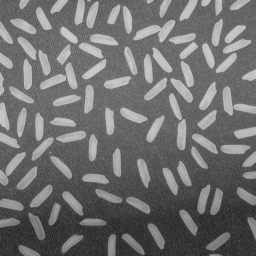
#> input picture test.gif, 256 x 256 px
$ python main.py
#> lines starting #> are read from the running program, lines starting #| are printed output that depends on the picture

## 1 - Importation des bibliothèques


import numpy as np
import matplotlib.pyplot as plt
import scipy.ndimage
import scipy.signal


## 2 - Chargement de l'image


def load(name):
#> called with name = 'test.gif'
    img = scipy.ndimage.imread(name)
#> img is the input picture: shape (256, 256, 3); min 40, max 204, mean 111.2
    img_gray = 0.299*img[:,:,0] + 0.587*img[:,:,1] + 0.114*img[:,:,2]
    return(img_gray)


img_test = load("test.gif")

plt.figure()
plt.title("Image de test")
plt.imshow(img_test, cmap="gray")


## 3 - Filtrage

# 3.1 - Filtrage en dimention 1


def diff(x):
    n = len(x)
    D = np.zeros(n)
    D[0] = 0.5 * x[1]
    D[n-1] = -0.5 * x[n-2]
    for i in range(1,n-2):
        D[i] = 0.5 * (x[i+1]-x[i-1])
    return(D)


def applyFilter(h,x): # h est un tuple (h_vecteur, h_indice_0)
    h_vect = h[0]
    h_ind = h[1]
    x_prime = np.concatenate((np.zeros(h_ind),x))
    return(np.convolve(x_prime, h_vect, "same")[h_ind:]) # On recupère la convolution qu'a partir de h_ind pour recevoir un array de la meme taille que x (et pas x_prime). Ceci a pour effet d'éliminer les 0 présents au début de la convolution (information inutile)


def smooth(x):
    h = np.absolute(np.sin(np.linspace(0, np.pi , 81)))
    somme = 0
    for n in range(0,len(h)):
        somme += h[n]
    h = h/somme
    return(applyFilter((h,41), x))


##############

sig1Da = np.zeros((1000));

sig1Da[190:200] = np.sin(np.linspace(-np.pi/2, np.pi/2 , 10))/2 + 1/2;
sig1Da[200:600] = 1;
sig1Da[600:800] = -1;
sig1Da[600:620] = np.sin(np.linspace(np.pi/2, -np.pi/2, 20))
sig1Da[800:830] = np.sin(np.linspace(-np.pi/2, np.pi/2, 30))/2 - 1/2

noise = np.random.randn((1000))

sig1Db = sig1Da + noise/4

###############

### Test fonction diff
diffa = diff(sig1Da)
diffb = diff(sig1Db)
###

### Test fonction applyFilter
h = ([0.5, 0, -0.5], 1)
applya = applyFilter(h, sig1Da)
applyb = applyFilter(h, sig1Db)
###

### Test fonction smooth
smootha = smooth(sig1Da)
smoothb = smooth(sig1Db)
###


### Affichages permettant de tester les fonctions diff, applyFilter et smooth

plt.figure()
plt.title("Affichage de sig1Da, applya et diffa")
plt.plot(sig1Da)
plt.plot(applya)
plt.plot(diffa) # applya et diffa se superposent (fonctionnement attendu)

plt.figure()
plt.title("Affichage de sig1Db, smoothb et sig1Da")
plt.plot(sig1Db)
plt.plot(smoothb) # La fonction smooth a pour effet de lisser le signal bruité sig1Db pour se rapprocher du signal d'origine sig1Da
plt.plot(sig1Da)

plt.figure()
plt.title("Affichage de diffb, diff(smoothb) et diffa")
plt.plot(diffb)
plt.plot(diff(smoothb)) # Le résultat de diff(smoothb) est beaucoup plus exploitable que celui de diffb
plt.plot(diffa)

###


###############


class Filter1D: #Classe filter1D
    def apply(self, signal):
        return
    def ir (self):
        return


class derivator(Filter1D): #Herite de la classe filter1D
    def apply(self, signal):
        return diff(signal)
    def ir(self):
        h_vect = [(0.5) , 0 , (-0.5)]
        return((h_vect, 1))


class filter1D_ir(Filter1D):
    def __init__(self, h) :
        self.h_vect = h[0]
        self.h_ind = h[1]
    def apply(self, signal):
        h = (self.h_vect, self.h_ind)
        return(applyFilter(h, signal))
    def ir(self):
        return((self.h_vect, self.h_ind))


# 3.2 - Filtrage en dimention 2


class raisedcosine:
    def __init__(self, width):
        self.width = width
        k = np.linspace(-self.width, self.width, 2*self.width + 1)
        self.h_vect = 0.5 * (1 + np.cos(np.pi*k/self.width))
    def apply(self, signal):
        return(applyFilter((self.h_vect, self.width), signal))
    def ir(self):
        return((self.h_vect, self.width))


def applyFilter2D(h, signal):
    h_vect = h[0]
    h_ind = h[1]
    size = np.shape(signal)
    signal_prime = np.zeros((size[0]+h_ind[0], size[1]+h_ind[1]))
    signal_prime[-size[0]:, -size[1]:] = signal
    return(scipy.signal.convolve2d(signal_prime, h_vect, mode="same")[h_ind[0]:, h_ind[1]:])


class filter2D_ir:
    def __init__(self, h):
        self.h = h
    def apply(self, signal):
        return(applyFilter2D(self.h, signal))
    def ir(self):
        return(self.h)


class separable_filter :
    def __init__(self, f1, f2):
        self.f1 = f1
        self.f2 = f2
    def apply (self, signal):
        size = np.shape(signal)
        conv = np.zeros((size[0], size[1]))
        for k in range(size[1]):
            conv[:,k] = self.f1.apply(signal[:,k])
        for k in range(size[0]):
            conv[k,:] = self.f2.apply(conv[k,:])
        return(conv)
    def ir(self):
        h1 = self.f1.ir()
        h2 = self.f2.ir()
        k = np.shape(h1[0])[0]
        l = np.shape(h2[0])[0]
        h = np.zeros((k,l))
        for i in range(k):
            for j in range(l):
                h[i,j] = h1[0][j]*h2[0][i]
        return((h, (h1[1], h2[1])))


# 3.3 - Filtres pour la détection de contour


m = filter1D_ir(([1,2,1],1))
d = filter1D_ir(([1,0,-1],1))

sobel_filter_x = separable_filter(d,m)
sobel_filter_y = separable_filter(m,d)

plt.figure()
plt.title("Filtre de Sobel selon l'axe X")
plt.imshow(sobel_filter_x.apply(img_test), cmap="gray")

plt.figure()
plt.title("Filtre de Sobel selon l'axe Y")
plt.imshow(sobel_filter_y.apply(img_test), cmap="gray")


def sobel(signal):
    m = filter1D_ir(([1,2,1],1))
    d = filter1D_ir(([1,0,-1],1))
    sobel_filter_x = separable_filter(d,m)
    sobel_filter_y = separable_filter(m,d)
    sobel_conv_x = sobel_filter_x.apply(signal)
    sobel_conv_y = sobel_filter_y.apply(signal)
    size = signal.shape
    norme = np.zeros(size)
    angle = np.zeros(size)
    for i in range(size[0]):
        for j in range(size[1]):
            norme[i,j] = np.sqrt(sobel_conv_x[i,j]**2 + sobel_conv_y[i,j]**2)
            angle[i,j] = np.arctan2(sobel_conv_y[i,j], sobel_conv_x[i,j])
    return((norme, angle))


sobel_test = sobel(img_test)
#> after the loop in sobel, `for i in range(size[0]):`:
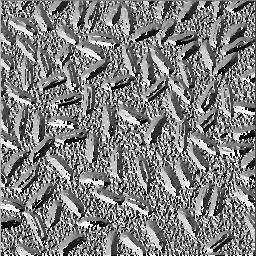
#> angle: shape (256, 256) float64; min -3.14, max 3.14, mean 0.0414; drawn with min black and max white

plt.figure()
plt.title("Norme de la convolution de img_test par le filtre de Sobel")
plt.imshow(sobel_test[0], cmap="gray")

plt.figure()
plt.title("Angle de la convolution de img_test par le filtre de Sobel")
plt.imshow(sobel_test[1], cmap="gray")


## 4 - Méthode de Canny

# 4.1 - Lissage


class gaussian_filter:
    def __init__(self, k, sigma):
        self.k = k
        self.sigma = sigma
        self.h_vect = np.zeros((2*k, 2*k))
        somme = 0
        for n in range(-k,k):
            for m in range(-k,k):
                temp = np.exp(-(n**2 + m**2)/(2 * (sigma**2)))
                somme += temp
                self.h_vect[n+k,m+k] = temp
        self.h_vect = self.h_vect/somme
    def apply(self, signal):
        return(applyFilter2D((self.h_vect, (self.k, self.k)), signal))
    def ir(self):
        return((self.h_vect, (self.k, self.k)))


def smoothing(signal, sigma):
    k = 20 # Valeur de k ?
    gauss_filter = gaussian_filter(k, sigma)
    return(gauss_filter.apply(signal))


plt.figure()
plt.title("Floutage gaussien de img_test pour simga = 5")
plt.imshow(smoothing(img_test, 5), cmap="gray")


# 4.2 - Détection des contours


# Pour discrétiser l'angle du grandient il faut faire des comparaisons pour partager en 8 parties
# ensuite on compare les deux pixels avec le pixel considéré suivant la direction du gradient, s'ils sont plus petits c'est un max local!

def thinning(norme_angle):
    norme = norme_angle[0]
    angle = norme_angle[1]
    size = np.shape(norme)
    norme_thinning = np.copy(norme)
    for i in range (0,size[0]):
        for j in range (0,size[1]):
            #indentation de discrétisation de la direction d'abord la direction
            if((angle[i,j] > 7*np.pi/8 or angle[i,j] < -7*np.pi/8) and i > 0): # angle[i,j] = (-1,0)
                if(norme[i,j] < norme[i-1,j]): # on passe au pixel adjacent pour voir qui est le plus grand
                        norme_thinning[i,j] = 0
            elif((-7*np.pi/8 < angle [i,j] < -5*np.pi/8) and i > 0 and j > 0): # angle[i,j] = (-1,-1)
                if(norme[i,j] < norme[i-1,j-1]):
                        norme_thinning[i,j] = 0
            elif((-5*np.pi/8 < angle [i,j] < -3*np.pi/8) and j > 0): # angle[i,j]= (0,-1)
                if norme[i,j] < norme[i,j-1] :
                        norme_thinning[i,j] = 0
            elif((-3*np.pi/8 < angle [i,j] < -np.pi/8) and i < size[0]-1 and j > 0): # angle[i,j]= (1,-1)
                if(norme[i,j] < norme[i+1,j-1]):
                        norme_thinning[i,j] = 0
            elif((-np.pi/8 < angle [i,j] < np.pi/8) and i < size[0]-1): # angle[i,j]= (1,0)
                if(norme[i,j] < norme[i+1,j]):
                        norme_thinning[i,j] = 0
            elif((np.pi/8 < angle [i,j] < 3*np.pi/8) and i < size[0]-1 and j < size[1]-1): # angle[i,j]= (1,1)
                if(norme[i,j] < norme[i+1,j+1]):
                        norme_thinning[i,j] = 0
            elif((3*np.pi/8 < angle [i,j] < 5*np.pi/8) and j < size[1]-1): # angle[i,j]= (0,1)
                if(norme[i,j] < norme[i,j+1]):
                        norme_thinning[i,j] = 0
            elif((5*np.pi/8 < angle[i,j] < 7*np.pi/8) and i > 0 and j < size[1]-1): # angle[i,j]= (-1,1)
                if(norme[i,j] < norme[i-1,j+1]):
                        norme_thinning[i,j] = 0
    return(norme_thinning)


plt.figure()
plt.title("'Thinning' de la norme de img_test")
plt.imshow(thinning(sobel(img_test)), cmap="gray")


def thresholding(signal, t1, t2):
    norme_thinning = thinning(sobel(signal))
    size = np.shape(signal)
    bords_forts = np.zeros(size)
    bords_faibles = np.zeros(size)
    for i in range(size[0]):
        for j in range(size[1]):
            if(norme_thinning[i,j] > t2):
                bords_forts[i,j] = 2
            elif(t1 < norme_thinning[i,j] < t2):
                bords_faibles[i,j] = 1
    bords = bords_forts + bords_faibles
    return(bords_forts,bords_faibles,bords)


# Paramètres de floutage et de seuil pour les bords faibles et forts
t1 = 90
t2 = 260
sigma = 0.5

img_threshold = thresholding(smoothing(img_test,sigma), t1, t2)
#> after the loop in apply (call 8), `for k in range(size[1]):`:
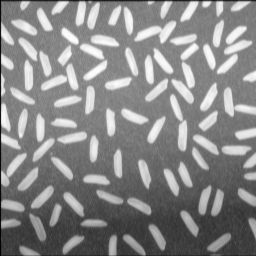
#> conv: shape (256, 256) float64; min 14.14, max 814.9, mean 442; drawn with min black and max white
#> after the loop in apply (call 8), `for k in range(size[0]):`:
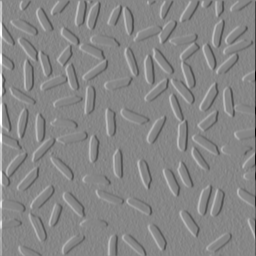
#> conv: shape (256, 256) float64; min -792.6, max 707.3, mean 1.5; drawn with min black and max white
#> after the loop in sobel (call 3), `for i in range(size[0]):`:
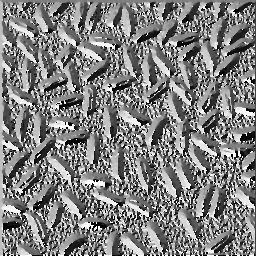
#> angle: shape (256, 256) float64; min -3.14, max 3.14, mean 0.0159; drawn with min black and max white
#> after the loop in thresholding, `for i in range(size[0]):`:
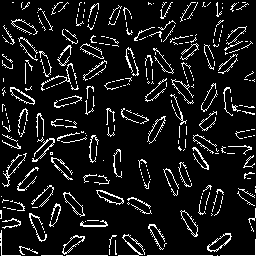
#> bords_faibles: shape (256, 256) float64; values 0 (black) and 1 (white), 9.5% white in thin lines or dots
#> after the loop in thresholding, `for i in range(size[0]):`: bords_forts: shape (256, 256) float64; values 0 (black) and 2 (white), 7.8% white in thin lines or dots

plt.figure()
plt.title("Bords forts de img_test")
plt.imshow(img_threshold[0], cmap="gray")

plt.figure()
plt.title("Bords faibles de img_test")
plt.imshow(img_threshold[1], cmap="gray")

plt.figure()
plt.title("Bords de img_test")
plt.imshow(img_threshold[2], cmap="gray")


# 4.3 - Hystéresis


def hysterisis(bords):
    size = np.shape(bords)
    composantes_connexes = np.zeros(size)
    num_composante = 0
    for i in range(size[0]):
        for j in range(size[1]):
            if(bords[i,j] >= 2 and composantes_connexes[i,j] == 0): # Si on tombe sur un bords fort qui n'appartient à aucune composante connexe connue
                num_composante += 1
                L = [] # Les listes sous python permettent d'implémenter des piles grace aux méthodes L.append(x) et x = L.pop()
                L.append((i,j))
                while(L != []):
                    p = L.pop()
                    composantes_connexes[p[0],p[1]] = num_composante
                    if(p[0] < size[0]-1 and bords[p[0]+1,p[1]] >= 1 and composantes_connexes[p[0]+1,p[1]] != num_composante):
                        L.append((p[0]+1,p[1]))
                    if(p[1] < size[1]-1 and bords[p[0],p[1]+1] >= 1 and composantes_connexes[p[0],p[1]+1] != num_composante):
                        L.append((p[0],p[1]+1))
                    if(p[1] < size[1]-1 and p[0] < size[0]-1 and bords[p[0]+1,p[1]+1] >= 1 and composantes_connexes[p[0]+1,p[1]+1] != num_composante):
                        L.append((p[0]+1,p[1]+1))
                    if(p[0] > 0 and bords[p[0]-1,p[1]] >= 1 and composantes_connexes[p[0]-1,p[1]] != num_composante):
                        L.append((p[0]-1,p[1]))
                    if(p[1] > 0 and bords[p[0],p[1]-1] >= 1 and composantes_connexes[p[0],p[1]-1] != num_composante):
                        L.append((p[0],p[1]-1))
                    if(p[0] > 0 and p[1] > 0 and bords[p[0]-1,p[1]-1] >= 1 and composantes_connexes[p[0]-1,p[1]-1] != num_composante):
                        L.append((p[0]-1,p[1]-1))
                    if(p[0] > 0 and p[1] < size[1]-1 and bords[p[0]-1,p[1]+1] >= 1 and composantes_connexes[p[0]-1,p[1]+1] != num_composante):
                        L.append((p[0]-1,p[1]+1))
                    if(p[0] < size[0]-1 and p[1] > 0 and bords[p[0]+1,p[1]-1] >= 1 and composantes_connexes[p[0]+1,p[1]-1] != num_composante):
                        L.append((p[0]+1,p[1]-1))
    return(composantes_connexes) # Les pixels qui n'appartiennent pas à aucun bord forment la composante connexe numéro 0.


img_hysterisis = hysterisis(img_threshold[2])

plt.figure()
plt.title("Composantes connexes de img_test (numérotées)")
plt.text(np.shape(img_hysterisis)[0]+20, np.shape(img_hysterisis)[1]/2, "Nombre de composantes de l'image : " + str(int(img_hysterisis.max())))
plt.imshow(img_hysterisis)


def enlever_numerotation(composantes_connexes):
    size = np.shape(composantes_connexes)
    for i in range(size[0]):
        for j in range(size[1]):
            if(composantes_connexes[i,j] >= 1):
                composantes_connexes[i,j] = 1
#> composantes_connexes: shape (256, 256) float64; values 0 (black) and 1 (white), 17.3% white in thin lines or dots
    return(composantes_connexes)


plt.figure()
plt.title("Composantes connexes de img_test (sans numérotation)")
plt.imshow(enlever_numerotation(img_hysterisis))


## 5 - Segmentation


def segmentation(bords_hysterisis):
    size = np.shape(bords_hysterisis)
    composantes_connexes = np.zeros(size)
    num_composante = 0
    for i in range(size[0]):
        for j in range(size[1]):
            if(composantes_connexes[i,j] == 0 and bords_hysterisis[i,j] == 0): # Point qui n'appartient à aucune composante connexe connue et à aucun bord
                num_composante += 1
                L = []
                L.append((i,j))
                while(L != []):
                    p = L.pop()
                    composantes_connexes[p[0],p[1]] = num_composante
                    if(p[0] < size[0]-1 and bords_hysterisis[p[0]+1,p[1]] == 0 and composantes_connexes[p[0]+1,p[1]] != num_composante):
                        L.append((p[0]+1,p[1]))
                    if(p[1] < size[1]-1 and bords_hysterisis[p[0],p[1]+1] == 0 and composantes_connexes[p[0],p[1]+1] != num_composante):
                        L.append((p[0],p[1]+1))
                    if(p[0] > 0 and bords_hysterisis[p[0]-1,p[1]] == 0 and composantes_connexes[p[0]-1,p[1]] != num_composante):
                        L.append((p[0]-1,p[1]))
                    if(p[1] > 0 and bords_hysterisis[p[0],p[1]-1] == 0 and composantes_connexes[p[0],p[1]-1] != num_composante):
                        L.append((p[0],p[1]-1))
    return(composantes_connexes)


img_segmentation = segmentation(img_hysterisis)
#> after the loop in segmentation, `for i in range(size[0]):`:
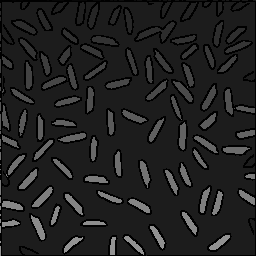
#> composantes_connexes: shape (256, 256) float64; min 0, max 150, mean 32.4

plt.figure()
plt.title("Segmentation de img_test")
plt.imshow(img_segmentation)


## 6 - Visualisation


def visu():
    img_smooth = smoothing(img_test, sigma)
    plt.figure()
    plt.title("Lissage de img_test")
    plt.imshow(img_smooth, cmap="gray")

    img_composantes = segmentation(hysterisis(thresholding(img_smooth, t1, t2)[2]))
    plt.figure()
    plt.title("Composantes de img_test")
    plt.imshow(img_composantes)

    img_Canny = hysterisis(thresholding(img_smooth, t1, t2)[2])
    size = np.shape(img_Canny)
    img_alpha = np.zeros((size[0],size[1],4))
    for i in range(size[0]):
        for j in range(size[1]):
            if(img_Canny[i,j] == 0):
                img_alpha[i,j,0] = 0
                img_alpha[i,j,1] = 0
                img_alpha[i,j,2] = 0
                img_alpha[i,j,3] = 0
            else:
                img_alpha[i,j,0] = 1
                img_alpha[i,j,1] = 255
                img_alpha[i,j,2] = 255
                img_alpha[i,j,3] = 1
    plt.figure()
    plt.title("Superposition de img_test et ses contours")
    plt.imshow(img_test, cmap="gray")
    plt.imshow(img_alpha)


visu()
#> figure, not shown here; curve peaks at x = 199, y = 1; curve peaks at x = 194, y = 0.168; curve peaks at x = 194, y = 0.168
#> figure, not shown here; curve peaks at x = 494, y = 1.67; curve peaks at x = 422, y = 1; curve peaks at x = 199, y = 1
#> figure, not shown here; curve peaks at x = 688, y = 0.499; curve peaks at x = 0, y = 0.0272; curve peaks at x = 194, y = 0.168
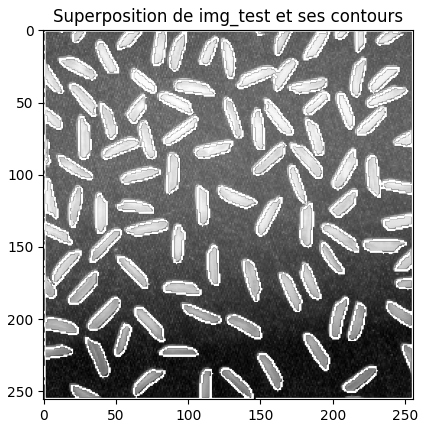
#> figure drawn by matplotlib, 1 panel
